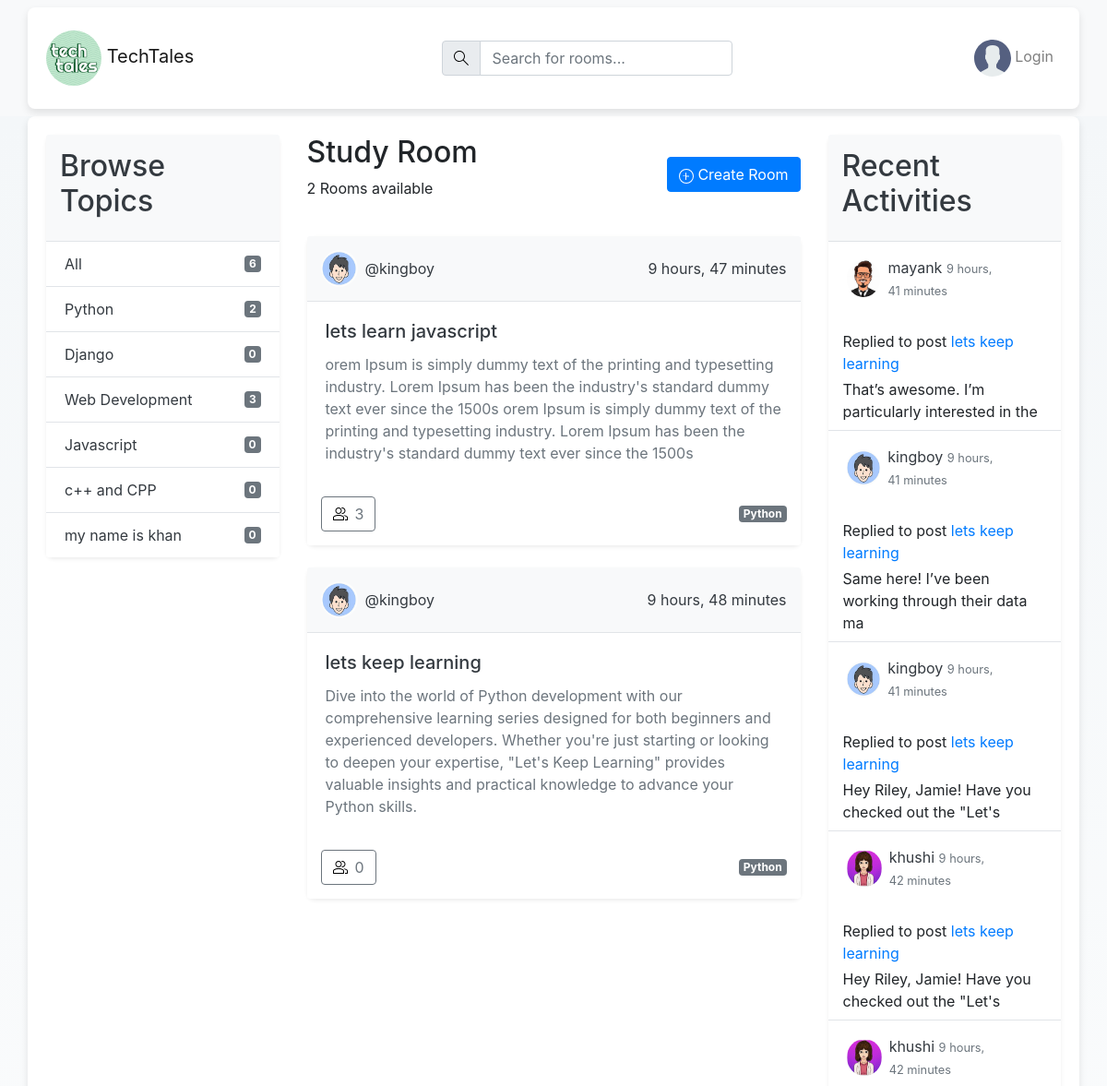
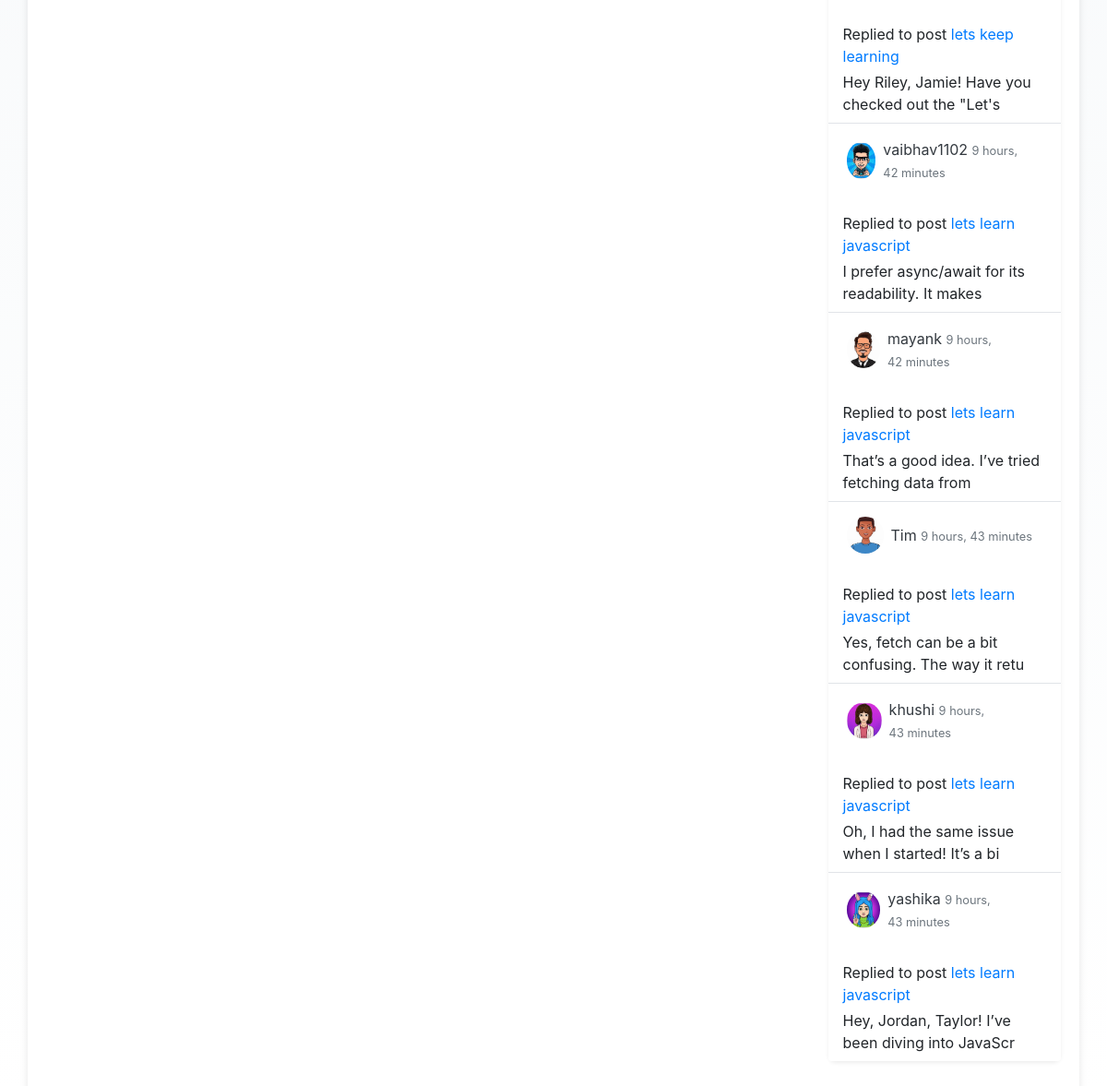
Page /?q=Python on the committed database (2 pictures, top to bottom).
### base/models.py (models this page shows, shortened)
class Topic(models.Model):
    name=models.CharField(max_length=200)

class Room(models.Model):
    host=models.ForeignKey(User,on_delete=models.SET_NULL,null=True)
    topic=models.ForeignKey(Topic,on_delete=models.SET_NULL,null=True)
    name=models.CharField(max_length=200)
    desc=models.TextField(null=True,blank=True)
    participants=models.ManyToManyField(User,related_name='participants',blank=True)
    modified=models.DateTimeField(auto_now=True)
    created=models.DateTimeField(auto_now_add=True)
    class Meta:
        ordering=['-modified','-created']

class Bio(models.Model):
    user=models.OneToOneField(User,on_delete=models.CASCADE,null=True)
    avatar=models.ImageField(null=True,default='avatar.svg',blank=True)
    bio=models.TextField(null=True,blank=True)

class Message(models.Model):
    user=models.ForeignKey(User,on_delete=models.CASCADE)
    room=models.ForeignKey(Room,on_delete=models.CASCADE)
    body=models.TextField()
    modified=models.DateTimeField(auto_now=True)
    created=models.DateTimeField(auto_now_add=True)
    class Meta:
        ordering=['-modified','-created']
    def __str__(self):
        return self.body[:50]

### base/views.py (the view)
# urls.py: path('',views.home,name='home'),
def home(request):
    q=request.GET.get('q')
    if q==None:
        q=''
    rooms=Room.objects.filter(
        Q(topic__name__icontains=q) |
        Q(name__icontains=q) |
        Q(desc__icontains=q)
        )
    room_messages=Message.objects.filter(room__in=rooms)
    topics=Topic.objects.all()
    context={
        'rooms':rooms,
        'topics':topics,
        'room_count':rooms.count(),
        'room_messages':room_messages,
    }
    return render(request,'base/home.html',context)

### base/templates/base/home.html (shortened to what this page needs)
{% extends 'main.html' %}
{% block content %}
<main class="layout layout--3">
  <div class="container">
    <div class="row">
      <div class="col-md-3">
        {% include 'base/topics_component.html' %}
      </div>
      <div class="col-md-6">
        <div class="roomList">
          <div class="roomList__header d-flex justify-content-between align-items-center mb-4">
            <div>
              <h2>Study Room</h2>
              <p>{{room_count}} Rooms available</p>
            </div>
            <a class="btn btn-primary" href="{% url 'create-room' %}">
              Create Room
            </a>
          </div>
          {% include 'base/feed_component.html' %}
        </div>
      </div>
      <div class="col-md-3">
        {% include 'base/activity_component.html' %}
      </div>
    </div>
  </div>
</main>
{% endblock %}

### base/templates/base/topics_component.html
<div class="topics card mb-4 shadow-sm border-0">
  <div class="card-header bg-light text-dark">
    <h2>Browse Topics</h2>
  </div>
  <ul class="list-group list-group-flush">
    <li class="list-group-item bg-white">
      <a href="{% url 'home' %}" class="d-flex justify-content-between align-items-center text-dark text-decoration-none">
        All <span class="badge badge-secondary">{{topics.count}}</span>
      </a>
    </li>
    {% for topic in topics %}
    <li class="list-group-item bg-white">
      <a href="{% url 'home' %}?q={{topic.name}}" class="d-flex justify-content-between align-items-center text-dark text-decoration-none">
        {{topic.name}} <span class="badge badge-secondary">{{topic.room_set.all.count}}</span>
      </a>
    </li>
    {% endfor %}
  </ul>
</div>

### base/templates/base/feed_component.html (shortened to what this page needs)
{% load static %}
{% for room in rooms %}
<div class="card mb-4 shadow-sm border-0">
  <div class="card-header d-flex justify-content-between align-items-center bg-light text-dark">
    <a href="{% url 'profile' room.host.id %}" class="d-flex align-items-center text-decoration-none text-dark">
      <div class="avatar avatar--small mr-2">
        <img src="{{ room.host.bio.avatar.url }}" alt="" class="img-fluid rounded-circle" style="width: 40px; height: 40px; object-fit: cover;">
      </div>
      <span>@{{room.host.username}}</span>
    </a>
    <span>{{room.modified|timesince}}</span>
  </div>
  <div class="card-body">
    <h5 class="card-title">
      <a href="{% url 'room' room.id %}" class="text-decoration-none text-dark">{{room.name}}</a>
    </h5>
    <p class="card-text text-muted">{{room.desc}}</p>
  </div>
  <div class="card-footer d-flex justify-content-between align-items-center bg-white border-top-0">
    <a href="{% url 'room' room.id %}" class="btn btn-outline-secondary d-flex align-items-center">
      {{room.participants.all.count}}
    </a>
    <span class="badge badge-secondary">{{room.topic.name}}</span>
  </div>
</div>
{% endfor %}

### base/templates/base/activity_component.html (shortened to what this page needs)
<div class="activities card mb-4 shadow-sm border-0">
  <div class="card-header bg-light text-dark border-bottom">
    <h2>Recent Activities</h2>
  </div>
  <div class="list-group list-group-flush">
    {% for message in room_messages %}
    <div class="list-group-item d-flex justify-content-between align-items-start border-0 py-3">
      <a href="{% url 'profile' message.user.id %}" class="d-flex align-items-center text-dark text-decoration-none">
        <div class="avatar mr-2">
          <img src="{{ message.user.bio.avatar.url }}" alt="" class="img-fluid rounded-circle" style="width: 40px; height: 40px; object-fit: cover;">
        </div>
        <div>
          <p class="mb-0">{{ message.user.username }} <small class="text-muted">{{ message.created|timesince }}</small></p>
        </div>
      </a>
    </div>
    <div class="list-group-item px-3 py-2">
      <p class="mt-2 mb-1">Replied to post <a href="{% url 'room' message.room.id %}" class="text-primary">{{ message.room.name }}</a></p>
      <div>{{ message }}</div>
    </div>
    {% endfor %}
  </div>
</div>

### base/templates/base/home.html (style rules this page uses)
.layout { background: linear-gradient(to bottom, #f4f7f9, #ffffff); }
.container { background-color: #ffffff; border-radius: 8px; box-shadow: 0 4px 8px rgba(0, 0, 0, 0.1); padding: 20px; }
.card { background-color: #ffffff; border: 1px solid #e1e4e8; border-radius: 8px; }
.card-header { background-color: #f8f9fa; border-bottom: 1px solid #e1e4e8; padding: 15px; }
.card-footer { background-color: #f8f9fa; border-top: 1px solid #e1e4e8; padding: 15px; }
.list-group-item { background-color: #ffffff; border: 1px solid #e1e4e8; }
.btn-primary { background-color: #007bff; border-color: #007bff; }
.badge-secondary { background-color: #6c757d; }

### rows in the picture
Topic: name "Python", room_set.all.count "2"
Topic: name "Django", room_set.all.count "0"
Topic: name "Web Development", room_set.all.count "3"
Topic: name "Javascript", room_set.all.count "0"
Topic: name "c++ and CPP", room_set.all.count "0"
Topic: name "my name is khan", room_set.all.count "0"
Room: host.bio.avatar (picture), host.username "kingboy", modified "9 hours, 47 minutes", name "lets learn javascript", desc "orem Ipsum is simply dummy text of the printing and typesetting industry. Lorem Ipsum has been the industry's standard dummy text ever since the 1500s orem Ipsum is simply dummy text of the printing and typesetting industry. Lorem Ipsum has been the industry's standard dummy text ever since the 1500s", participants.all.count "3", topic.name "Python"
Room: host.bio.avatar (picture), host.username "kingboy", modified "9 hours, 48 minutes", name "lets keep learning", desc "Dive into the world of Python development with our comprehensive learning series designed for both beginners and experienced developers. Whether you're just starting or looking to deepen your expertise, \"Let's Keep Learning\" provides valuable insights and practical knowledge to advance your Python skills.", participants.all.count "0", topic.name "Python"
Message: user.bio.avatar (picture), user.username "mayank", created "9 hours, 41 minutes", room.name "lets keep learning", body "That’s awesome. I’m particularly interested in the"
Message: user.bio.avatar (picture), user.username "kingboy", created "9 hours, 41 minutes", room.name "lets keep learning", body "Same here! I’ve been working through their data ma"
Message: user.bio.avatar (picture), user.username "kingboy", created "9 hours, 41 minutes", room.name "lets keep learning", body "Hey Riley, Jamie! Have you checked out the \"Let's"
Message: user.bio.avatar (picture), user.username "khushi", created "9 hours, 42 minutes", room.name "lets keep learning", body "Hey Riley, Jamie! Have you checked out the \"Let's"
Message: user.bio.avatar (picture), user.username "khushi", created "9 hours, 42 minutes", room.name "lets keep learning", body "Hey Riley, Jamie! Have you checked out the \"Let's"
Message: user.bio.avatar (picture), user.username "vaibhav1102", created "9 hours, 42 minutes", room.name "lets learn javascript", body "I prefer async/await for its readability. It makes"
Message: user.bio.avatar (picture), user.username "mayank", created "9 hours, 42 minutes", room.name "lets learn javascript", body "That’s a good idea. I’ve tried fetching data from"
Message: user.bio.avatar (picture), user.username "Tim", created "9 hours, 43 minutes", room.name "lets learn javascript", body "Yes, fetch can be a bit confusing. The way it retu"
Message: user.bio.avatar (picture), user.username "khushi", created "9 hours, 43 minutes", room.name "lets learn javascript", body "Oh, I had the same issue when I started! It’s a bi"
Message: user.bio.avatar (picture), user.username "yashika", created "9 hours, 43 minutes", room.name "lets learn javascript", body "Hey, Jordan, Taylor! I’ve been diving into JavaScr"

### other values in the picture
{{ topics.count }} "6"
{{ room_count }} "2"
